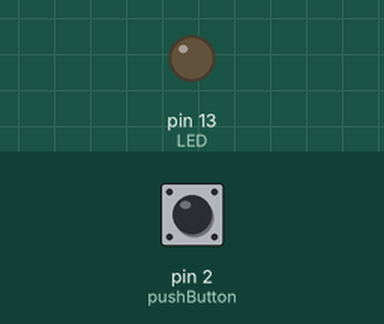
This sketch was run on a simulated Arduino Uno, built with avr-gcc and run on an emulated ATmega328P. Parts: output pins drawn as LEDs (lit = HIGH). Dashed ring = blinking. Inputs (shaded band) come from the test bench; at power-on: pin 2 (pushButton) HIGH. What the sketch prints to the serial monitor is not drawn.

Above: at 1.2 s.
1.3 s: pin 2 (pushButton) pulled LOW for 3.2 s
At 3.1 s:
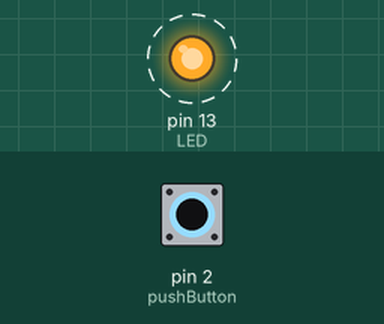
6.8 s: pin 2 (pushButton) pulled LOW for 0.15 s
At 8.6 s:
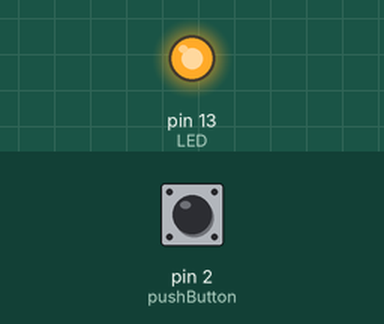
9.9 s: pin 2 (pushButton) pulled LOW for 1 s
At 13.0 s:
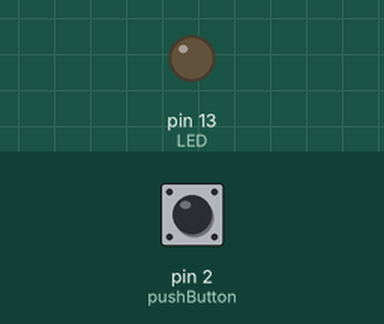
Timing chart, 0 to 14.5 s (numbered marks = the images above; inputs shaded):
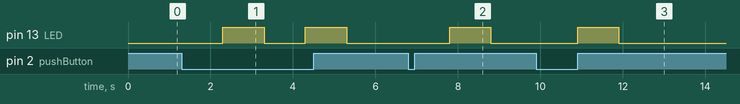

The sketch:

ex2.ino
```cpp
/*
Here is a code of EELab Lab 05 exp2
Written  BY Keith Lin (KYLiN)
Date : 2022 / 3 /22
*/

int pushButton = 2;
int LED = 13;
boolean state = true;

void setup() {
    Serial.begin(9600);
    pinMode(pushButton, INPUT);
    pinMode(LED, OUTPUT);
}

void loop() {
    auto buttonState = digitalRead(pushButton);
    if (!buttonState) {
        digitalWrite(LED, LOW);
        delay(1000);
        digitalWrite(LED, HIGH);
        delay(1000);
        Serial.println(buttonState);
    }
    else {
        digitalWrite(LED, LOW);
        Serial.println(buttonState);
    }

}
```

Measured:
- after the input at 1.3 s, pin 13 (LED): alternates HIGH for 1.0 s and LOW for 1.0 s, starting after 1.0 s
- after the input at 6.8 s, pin 13 (LED): LOW → HIGH after 1.0 s, → LOW 1.0 s later
- after the input at 9.9 s, pin 13 (LED): LOW → HIGH after 1.0 s, → LOW 1.0 s later
